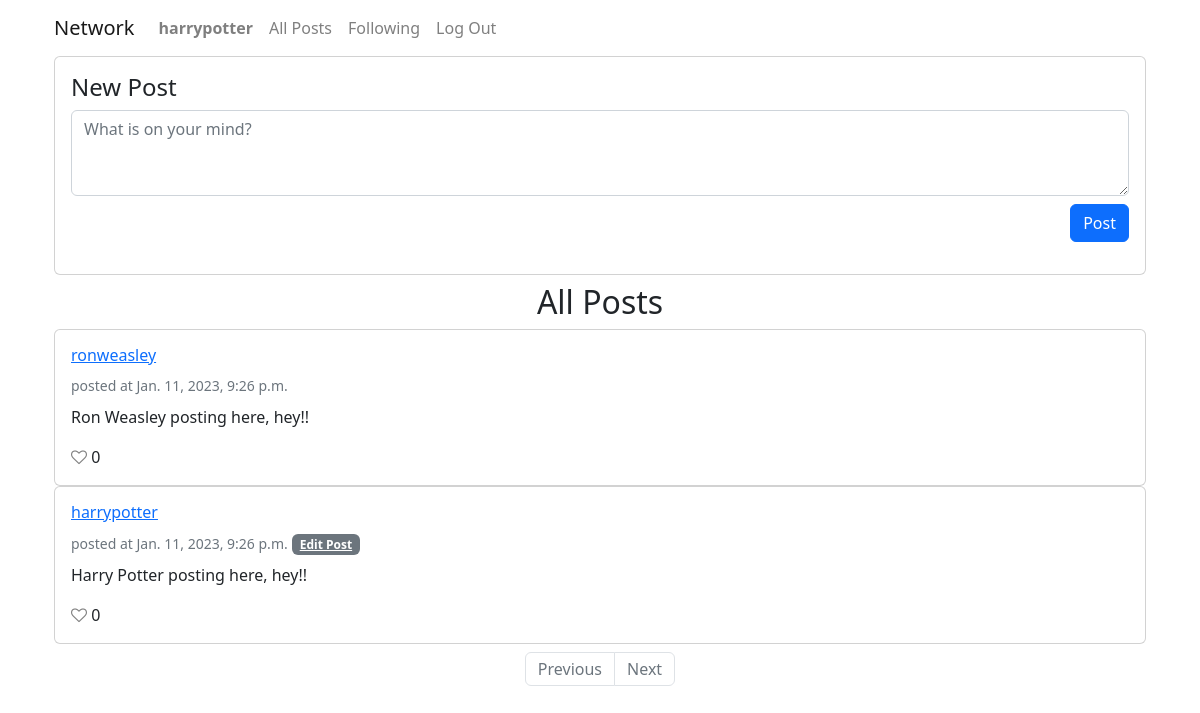
/ (signed in), run on the app's committed database.
### network/models.py (models this page shows, shortened)
class User(AbstractUser):
    pass

class Post(models.Model):
    author = models.ForeignKey(User, on_delete=models.CASCADE, related_name="posts")
    content = models.TextField(max_length=140)
    timestamp = models.DateTimeField(auto_now_add=True)
    liked_by = models.ManyToManyField(User, related_name="likes")
    def likes(self):
        return self.liked_by.all().count()
    class Meta:
        ordering = ['-timestamp']

### network/views.py (the view)
# urls.py: path("", views.index, name="index"),
def index(request):
    posts = Post.objects.all()
    pagination = Paginator(posts, 10)
    pg_num = request.GET.get('page', 1)
    pg_obj = pagination.get_page(pg_num)
    if pg_obj.has_previous():
        pg_url = f'?page={pg_obj.previous_page_number()}'
    elif pg_obj.has_next():
        pg_url = f'?page={pg_obj.next_page_number()}'
    else:
        pg_url = ''
    return render(request, "network/index.html", {
        "form": NewPostForm(),
        "posts": pg_obj,
        "pg_obj": pg_obj,
        "pg_url": pg_url
    })

### network/forms.py
class NewPostForm(forms.ModelForm):
    class Meta:
        model = Post
        fields = ['content']
        labels = {
            'content': ''
        }
        widgets = {
        'content': forms.Textarea(attrs={'rows':3, 'maxlength': 1000, 'class': 'form-control', 'placeholder': 'What is on your mind?'})
        }

### network/templates/network/index.html (shortened to what this page needs)
{% extends "network/layout.html" %}
{% load static %}
{% block body %}
<div class="container">
    <div class="row">
        <div class="col-12">
            <div class="row">
                <div class="col">
                    <div class="card">
                        <div class="card-body">
                            <div class="row">
                                <div class="col">
                                    <h4>New Post</h4>
                                    <form action="{% url 'newpost' %}" method="POST" enctype="multipart/form-data">
                                            {{ form }}
                                        <div class="form-group">
                                            <div class="column text-end">
                                                <button class="btn btn-primary mt-2" type="submit">Post</button>
                                            </div>
                                        </div>
                                    </form>
                                </div>
                            </div>
                        </div>
                    </div>
                </div>
            </div>
            <div class="row">
                <div class="col">
                    <h2 class="text-center mt-2">All Posts</h2>
                    {% for post in posts %}
                        <div class="card">
                            <div class="card-body">
                                <div class="row">
                                    <div class="col">
                                        <a href="{% url 'profile' post.author.id %}">
                                            <h6 class="card-title">{{ post.author }}</h6>
                                        </a>
                                        <small class="align-self-center text-muted text-right">posted at {{ post.timestamp }}</small>
                                        {% if user.is_authenticated and user == post.author %}
                                        <a href="javascript:void(0)" data-id="{{ post.id }}" id="editpost_{{ post.id }}" class="badge badge-secondary">Edit Post</a>
                                        {% endif %}
                                        <p id="postcontent_{{ post.id }}"class="card-text mt-2">{{ post.content }}</p>
                                        <div id="post_likes_{{ post.id }}">
                                            {% if user.is_authenticated %}
                                            <i id="heartbtn_{{ post.id }}" data-id="{{ post.id }}" class="fa fa-heart-o {% if user in post.liked_by.all %}fa fa-heart{% else %}fa fa-heart-o{% endif %}"></i>
                                            {% else %}
                                            <i class="fa fa-heart-o {% if post.likes != 0 %}fa fa-heart{% else %}fa fa-heart-o{% endif %}"></i>
                                            {% endif %}
                                            <span id="postlikecount_{{ post.id }}">{{ post.likes }}</span>
                                        </div>
                                    </div>
                                </div>
                            </div>
                        </div>
                    {% empty %}
                        No posts.
                    {% endfor %}
                    <div class="row mt-2 align-self-center">
                        <div class="col text-center">
                            {% if pg_obj.object_list %}
                            <nav aria-label="...">
                                <ul class="pagination justify-content-center">
                                    <li class="page-item {% if not pg_obj.has_previous %} disabled {% endif %}">
                                        <a class="page-link" href="{{ pg_url }}">Previous</a>
                                    </li>
                                    <li class="page-item {% if not pg_obj.has_next %} disabled {% endif %}">
                                        <a class="page-link" href="{{ pg_url }}">Next</a>
                                    </li>
                                </ul>
                            </nav>
                            {% endif %}
                        </div>
                    </div>
                </div>
            </div>
        </div>
    </div>
</div>
{% endblock %}

### network/templates/network/layout.html (shortened to what this page needs)
{% load static %}
<!DOCTYPE html>
<html lang="en">
<head>
    <link rel="stylesheet" href="https://stackpath.bootstrapcdn.com/bootstrap/4.4.1/css/bootstrap.min.css">
    <link href="https://maxcdn.bootstrapcdn.com/font-awesome/4.7.0/css/font-awesome.min.css" rel="stylesheet"/>
    <link href="{% static 'network/styles.css' %}" rel="stylesheet">
    <link href="{% static 'network/bootstrap.min.css' %}" rel="stylesheet">
</head>
<body>
    <div class="container">
        <div class="row">
            <div class="col-12">
                <div class="row">
                    <div class="col">
                        <nav class="navbar navbar-light navbar-expand-md">
                            <div class="container-fluid"><a class="navbar-brand" href="#">Network</a>
                                <div class="collapse navbar-collapse" id="navcol-1">
                                    <ul class="navbar-nav mr-auto">
                                        {% if user.is_authenticated %}
                                            <li class="nav-item">
                                                <a class="nav-link" href="{% url 'profile' user.id %}"><strong>{{ user.username }}</strong></a>
                                            </li>
                                        {% endif %}
                                        <li class="nav-item">
                                            <a class="nav-link" href="{% url 'index' %}">All Posts</a>
                                        </li>
                                        {% if user.is_authenticated %}
                                            <li class="nav-item">
                                                <a class="nav-link" href="{% url 'following' user.id %}">Following</a>
                                            </li>
                                            <li class="nav-item">
                                                <a class="nav-link" href="{% url 'logout' %}">Log Out</a>
                                            </li>
                                        {% endif %}
                                    </ul>
                                </div>
                            </div>
                        </nav>
                    </div>
                </div>
                <div class="row">
                    <div class="col">
                        {% block body %}
                        {% endblock %}
                    </div>
                </div>
            </div>
        </div>
    </div>
</body>
</html>

### network/static/network/styles.css (style rules this page uses)
.fa-heart-o { color: rgb(129, 129, 129); cursor: pointer; }

### data on the page
User: username "harrypotter"
Post: author "ronweasley", timestamp "Jan. 11, 2023, 9:26 p.m.", content "Ron Weasley posting here, hey!!", likes "0"
Post: author "harrypotter", timestamp "Jan. 11, 2023, 9:26 p.m.", content "Harry Potter posting here, hey!!", likes "0"
